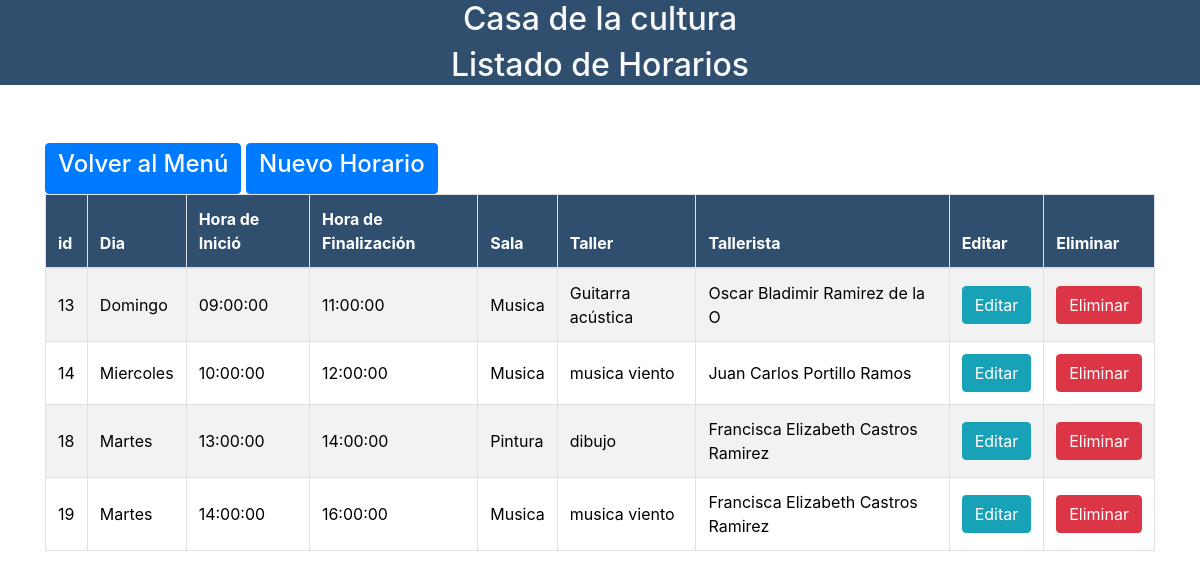
/Ver_Horario.php, run on the app's committed database.
### tables this page shows
CREATE TABLE `tb_horarios`  (
  `id_horario` int(11) NOT NULL AUTO_INCREMENT,
  `dia` varchar(15) NULL DEFAULT NULL,
  `hora_inicio` time(0) NULL DEFAULT NULL,
  `hora_fin` time(0) NULL DEFAULT NULL,
  `id_sala` int(11) NULL DEFAULT NULL,
  `id_taller` int(11) NULL DEFAULT NULL,
  `id_tallerista` varchar(10) NULL DEFAULT NULL,
  PRIMARY KEY (`id_horario`) USING BTREE,
  INDEX `fk_horario_taller`(`id_taller`) USING BTREE,
  INDEX `fk_horario_tallerista`(`id_tallerista`) USING BTREE,
  INDEX `fk_horario_salas`(`id_sala`) USING BTREE,
  CONSTRAINT `fk_horario_salas` FOREIGN KEY (`id_sala`) REFERENCES `tb_salas` (`id_sala`) ON DELETE RESTRICT ON UPDATE RESTRICT,
  CONSTRAINT `fk_horario_taller` FOREIGN KEY (`id_taller`) REFERENCES `tb_talleres` (`id_taller`) ON DELETE RESTRICT ON UPDATE RESTRICT,
  CONSTRAINT `fk_horario_tallerista` FOREIGN KEY (`id_tallerista`) REFERENCES `tb_talleristas` (`dui_tallerista`) ON DELETE RESTRICT ON UPDATE RESTRICT
);

CREATE TABLE `tb_salas`  (
  `id_sala` int(11) NOT NULL AUTO_INCREMENT,
  `nombre_sala` varchar(60) NULL DEFAULT NULL,
  `comentario_sala` varchar(255) NULL DEFAULT NULL,
  PRIMARY KEY (`id_sala`) USING BTREE
);

CREATE TABLE `tb_talleres`  (
  `id_taller` int(11) NOT NULL AUTO_INCREMENT,
  `nombre_taller` varchar(100) NULL DEFAULT NULL,
  `descripcion_taller` text NULL,
  `tipo_taller` varchar(30) NULL DEFAULT NULL,
  `fecha_inicio_taller` date NULL DEFAULT NULL,
  `duracion_taller` int(11) NULL DEFAULT NULL,
  PRIMARY KEY (`id_taller`) USING BTREE,
  INDEX `id_talleres`(`id_taller`) USING BTREE
);

### Ver_Horario.php (the view, shortened to what this page needs)
<?php
$con = conectar();
?>
<!doctype html>
<html lang="en">
<head>
    <link rel="stylesheet" href="tablas_css/bootstrap/css/bootstrap.min.css">
    <link rel="stylesheet" href="tablas_css/main.css">
    <link rel="stylesheet" type="text/css" href="tablas_css/datatables/datatables.min.css" />
    <link rel="stylesheet" type="text/css" href="tablas_css/datatables/DataTables-1.10.18/css/dataTables.bootstrap4.min.css">
    <link rel="stylesheet" href="https://use.fontawesome.com/releases/v5.8.2/css/all.css">
    <link rel="stylesheet" href="./vendor/sweetalert2/dist/sweetalert2.min.css">
</head>
<body>
    <header>
        <h2 class="text-center text-light">Casa de la cultura</h2>
        <h2 class="text-center text-light">Listado de Horarios</h2>
    </header>
    <div style="height:50px"></div>
    <div class="container">
         <a href="http://localhost/ProyectoCultura/menu_administrador.php" class="btn btn-primary"><h4> Volver al Menú </h4></a>
         <a href="http://localhost/ProyectoCultura/FormRegistrarHorario.php" class="btn btn-primary"><h4> Nuevo Horario </h4></a>
        <br>
        <div class="row">
            <div class="col-lg-12">
                <div class="table-responsive">
                    <table id="example" class="table table-striped table-bordered" cellspacing="0" width="100%">
                        <thead>
                            <tr>
                                <th>id</th>
                                <th>Dia</th>
                                <th>Hora de Inició</th>
                                <th>Hora de Finalización</th>
                                <th>Sala</th>
                                <th>Taller</th>
                                <th>Tallerista</th>
                                <th>Editar</th>
                                <th>Eliminar</th>
                            </tr>
                        </thead>
                        <tbody>
                        <?php
                                         $sql="SELECT
                                         horario.id_horario,
                                         horario.dia,
                                         horario.hora_inicio,
                                         horario.hora_fin,
                                         sala.nombre_sala,
                                         taller.nombre_taller,
                                         CONCAT( nombre_tallerista, ' ', apellido_tallerista ) AS nombre
                                     FROM
                                         tb_horarios AS horario
                                         INNER JOIN tb_salas AS sala ON horario.id_sala = sala.id_sala
                                         INNER JOIN tb_talleres AS taller ON horario.id_taller = taller.id_taller
                                         INNER JOIN tb_talleristas AS tallerista ON horario.id_tallerista = tallerista.dui_tallerista";
                                         $query=mysqli_query($con,$sql);
                                            while($row=mysqli_fetch_array($query)){
                                        ?>
                                            <tr style="color: black;">
                                                <td><?php  echo $row['id_horario']?></td>
                                                <td><?php  echo $row['dia']?></td>
                                                <td><?php  echo $row['hora_inicio']?></td>
                                                <td><?php  echo $row['hora_fin']?></td>
                                                <td><?php  echo $row['nombre_sala']?></td>
                                                <td><?php  echo $row['nombre_taller']?></td>
                                                <td><?php  echo $row['nombre']?></td>
                                                <td><a href="FormActualizar_Horario.php?id=<?php echo $row['id_horario'] ?>" class="btn btn-info" >Editar</a></td>
                                                <td><a href="javascript:void(0)" class="btn btn-danger" id="delete_id" data-id="<?php echo $row['id_horario'] ?>">Eliminar</a></td>
                                            </tr>
                                        <?php
                                            }
                                        ?>
                        </tbody>
                    </table>
                </div>
            </div>
        </div>
    </div>
</body>
</html>

### tablas_css/main.css (style rules this page uses)
header { background: #304f6f; }
table th { background-color: #304f6f !important; color: white; }
table>tbody>tr>td { vertical-align: middle !important; }

### data on the page
tb_horarios: id_horario "13", dia "Domingo", hora_inicio "09:00:00", hora_fin "11:00:00", id_sala.nombre_sala "Musica", id_taller.nombre_taller "Guitarra acústica", nombre "Oscar Bladimir Ramirez de la O"
tb_horarios: id_horario "14", dia "Miercoles", hora_inicio "10:00:00", hora_fin "12:00:00", id_sala.nombre_sala "Musica", id_taller.nombre_taller "musica viento", nombre "Juan Carlos Portillo Ramos"
tb_horarios: id_horario "18", dia "Martes", hora_inicio "13:00:00", hora_fin "14:00:00", id_sala.nombre_sala "Pintura", id_taller.nombre_taller "dibujo", nombre "Francisca Elizabeth Castros Ramirez"
tb_horarios: id_horario "19", dia "Martes", hora_inicio "14:00:00", hora_fin "16:00:00", id_sala.nombre_sala "Musica", id_taller.nombre_taller "musica viento", nombre "Francisca Elizabeth Castros Ramirez"
